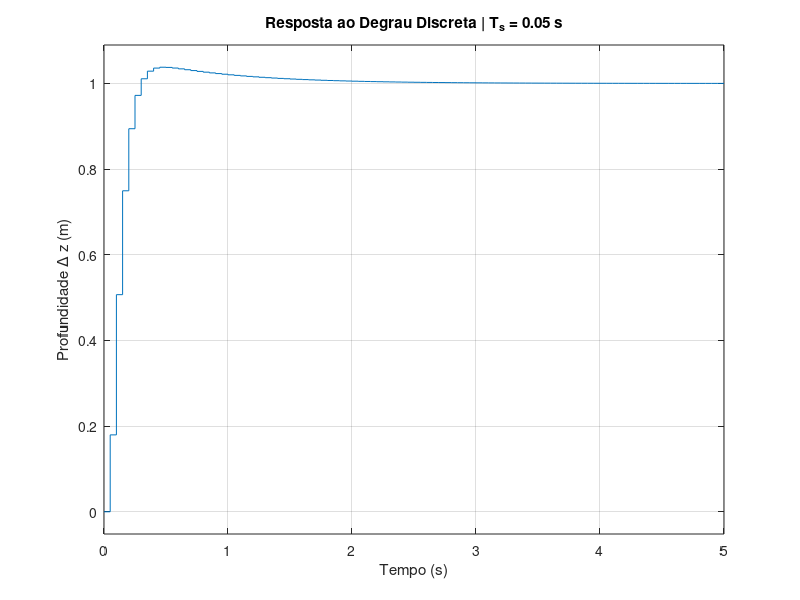

Reproduce this figure in MATLAB.
clear; close all; clc;

% Tempo de amostragem
Ts = 0.05;

% Definicao da planta continua
s = tf('s');
G_s = 0.0526 / (s^2 + 0.8842*s);

disp('Planta continua G(s): ');
G_s

% Discretiza a planta usando ZOH
G_z = c2d(G_s, Ts, 'zoh');

disp('Planta discretizada G(z): ');
G_z

K_d=130.0000;
K_p=169.5406;
K_i=48.2725;

z = tf('z', Ts);

C_z = K_p + ((K_i*Ts)/2)*((z-1)/(z+1)) + (K_d/Ts)*((z-1)/z);
L_z = C_z * G_z;

% Funcao de transferencia de Malha Fechada: H(z) = L(z) / (1 + L(z))
H_z = feedback(L_z, 1);

disp('Malha fechada discreta H(z): ');
H_z

% Resposta ao degrau
figure; step(H_z); grid on;

title(['Resposta ao Degrau Discreta | T_s = ', num2str(Ts), ' s']);
xlabel('Tempo (s)');
ylabel('Profundidade \Delta z (m)');
